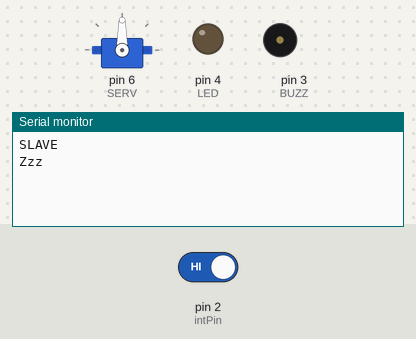
Recording of a sketch running on a simulated Arduino Uno, built with avr-gcc and run on an emulated ATmega328P. Parts: servo, output pins drawn as LEDs (lit = HIGH), buzzer (waves = sounding, pin HIGH), the last lines printed to the serial monitor. The test bench sets the inputs (shaded band); at power-on: pin 2 (intPin) HIGH. Sleep ends after the set time or at an interrupt.

Above: at 1.2 s.
1.3 s: pin 2 (intPin) driven LOW
At 1.61 s:
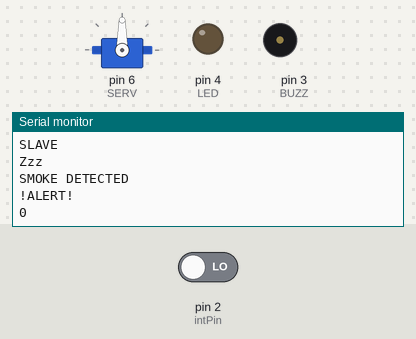
2.8 s: pin 2 (intPin) driven HIGH
At 4.2 s:
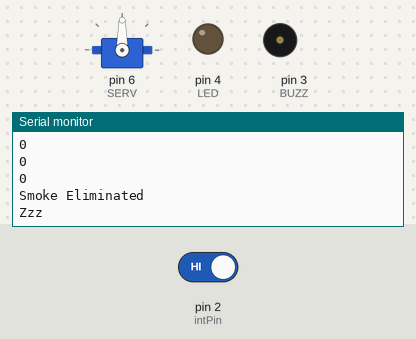

Measured:
- after the input at 1.3 s, the serial monitor: prints a new line at once (image 1)
- after the input at 2.8 s, the serial monitor: prints a new line at once (image 2)

The sketch:

slave.ino
```cpp
// SLAVE ARDUINO
#include <SPI.h>
#include <Servo.h>
#include <avr/sleep.h>

#define LED 4
#define BUZZ 3

int intPin = 2;

boolean received;
int Slavereceived;

Servo SERV;

void setup() {
  Serial.begin (115200);

  Serial.println("SLAVE");
  pinMode(MISO, OUTPUT);

  SPCR |= _BV(SPE);
  received = false;
  SPI.attachInterrupt();

  pinMode(LED, OUTPUT);
  pinMode(BUZZ, OUTPUT);

  pinMode(intPin, INPUT);

  SERV.attach(6);
}

ISR (SPI_STC_vect) {

  Slavereceived = SPDR;

  received = true;

}

void loop() {

  digitalWrite(LED, LOW);
  SERV.write(90);

  gonna_sleep();

}

void gonna_sleep() {

  sleep_enable();
  Serial.println("Zzz");
  attachInterrupt(0, wakeUp, LOW);
  set_sleep_mode(SLEEP_MODE_PWR_DOWN);
  delay(1000);
  sleep_cpu();

  while (!digitalRead(intPin)) {

    doWork();

  }

  Serial.println("Smoke Eliminated");

}

void wakeUp() {

  Serial.println("SMOKE DETECTED");
  Serial.println("!ALERT!");

  sleep_disable();

  detachInterrupt(0);

}

void doWork() {

  Serial.println(Slavereceived);

  if (received) {
    Serial.println(Slavereceived);
    received = false;

    if (Slavereceived == 1) {
      SERV.write(0);
      digitalWrite(LED, HIGH);
      tone(BUZZ, 1000); // Send 1KHz sound signal...
      delay(500);        // ...for 1 sec
      noTone(BUZZ);     // Stop sound...
      delay(500);        // ...for 1sec
    } else {
      digitalWrite(LED, LOW);
      SERV.write(90);
    }
  }

  delay(500);

}
```
